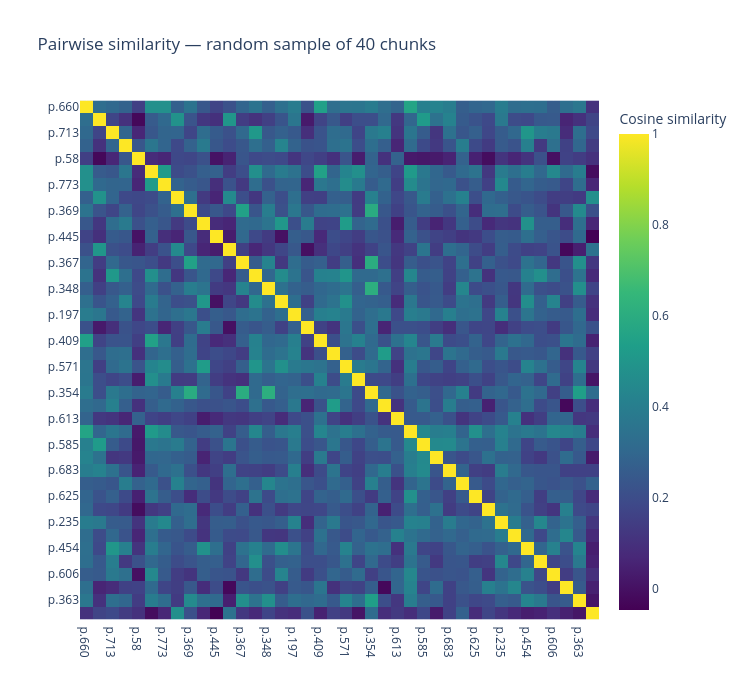

This figure's notebook cell:
### Markdown cell above
### Pairwise similarity heatmap

How similar are chunks to each other? A full 2,322×2,322 matrix would be unreadable, so we sample a subset — this reveals blocks of high similarity (likely nearby/related content) versus mostly-dissimilar chunks (unrelated topics).

### Code cell
import numpy as np
import plotly.express as px
from sklearn.metrics.pairwise import cosine_similarity

SAMPLE_SIZE = 40

rng = np.random.default_rng(seed=42)
sample_idx = rng.choice(len(chroma_data["embeddings"]), size=SAMPLE_SIZE, replace=False)

sample_vectors = np.array(chroma_data["embeddings"])[sample_idx]
sample_pages = [chroma_data["metadatas"][i].get("page", "?") for i in sample_idx]
labels = [f"p.{p}" for p in sample_pages]

sim_matrix = cosine_similarity(sample_vectors)

fig = px.imshow(
    sim_matrix,
    x=labels, y=labels,
    color_continuous_scale="Viridis",
    labels={"color": "Cosine similarity"},
    title=f"Pairwise similarity — random sample of {SAMPLE_SIZE} chunks",
)
fig.update_layout(height=700, width=750)
fig.show()

### Figure 1 — Plotly figure (JSON) as saved in the notebook; plotly's stock layout.template omitted (floating-point values rounded to 4 significant figures; data arrays with more than 128 entries replaced by an {"elided": "..."} marker saying what was removed)
{"data": [{"coloraxis": "coloraxis", "hovertemplate": "x: %{x}<br>y: %{y}<br>Cosine similarity: %{z}<extra></extra>", "name": "0", "type": "heatmap", "x": ["p.660", "p.85", "p.713", "p.172", "p.58", "p.739", "p.773", "p.84", "p.369", "p.554", "p.445", "p.80", "p.367", "p.518", "p.348", "p.116", "p.197", "p.511", "p.409", "p.671", "p.571", "p.419", "p.354", "p.692", "p.613", "p.667", "p.585", "p.428", "p.683", "p.158", "p.625", "p.304", "p.235", "p.626", "p.454", "p.521", "p.606", "p.329", "p.363", "p.77"], "xaxis": "x", "y": ["p.660", "p.85", "p.713", "p.172", "p.58", "p.739", "p.773", "p.84", "p.369", "p.554", "p.445", "p.80", "p.367", "p.518", "p.348", "p.116", "p.197", "p.511", "p.409", "p.671", "p.571", "p.419", "p.354", "p.692", "p.613", "p.667", "p.585", "p.428", "p.683", "p.158", "p.625", "p.304", "p.235", "p.626", "p.454", "p.521", "p.606", "p.329", "p.363", "p.77"], "yaxis": "y", "z": {"elided": "40x40 float values"}}], "layout": {"coloraxis": {"autocolorscale": false, "colorbar": {"title": {"text": "Cosine similarity"}}, "colorscale": [[0, "#440154"], [0.1111, "#482878"], [0.2222, "#3e4989"], [0.3333, "#31688e"], [0.4444, "#26828e"], [0.5556, "#1f9e89"], [0.6667, "#35b779"], [0.7778, "#6ece58"], [0.8889, "#b5de2b"], [1, "#fde725"]]}, "height": 700, "title": {"text": "Pairwise similarity — random sample of 40 chunks"}, "width": 750, "xaxis": {"anchor": "y", "constrain": "domain", "domain": [0, 1], "scaleanchor": "y"}, "yaxis": {"anchor": "x", "autorange": "reversed", "constrain": "domain", "domain": [0, 1]}}}
